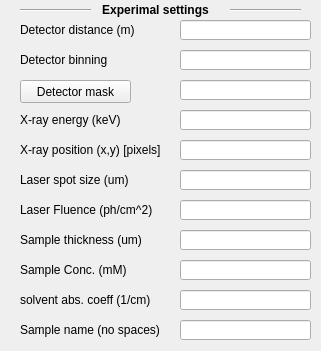
   <widget class="QWidget" name="widget" native="true">
    <property name="geometry">
     <rect>
      <x>-10</x>
      <y>60</y>
      <width>321</width>
      <height>351</height>
     </rect>
    </property>
    <widget class="Line" name="line_2">
     <property name="geometry">
      <rect>
       <x>20</x>
       <y>-5</y>
       <width>71</width>
       <height>31</height>
      </rect>
     </property>
     <property name="orientation">
      <enum>Qt::Horizontal</enum>
     </property>
    </widget>
    <widget class="Line" name="line_3">
     <property name="geometry">
      <rect>
       <x>230</x>
       <y>-5</y>
       <width>71</width>
       <height>31</height>
      </rect>
     </property>
     <property name="orientation">
      <enum>Qt::Horizontal</enum>
     </property>
    </widget>
    <widget class="QLabel" name="label_2">
     <property name="geometry">
      <rect>
       <x>90</x>
       <y>-1</y>
       <width>131</width>
       <height>21</height>
      </rect>
     </property>
     <property name="font">
      <font>
       <weight>75</weight>
       <bold>true</bold>
      </font>
     </property>
     <property name="text">
      <string>Experimal settings</string>
     </property>
     <property name="alignment">
      <set>Qt::AlignCenter</set>
     </property>
    </widget>
    <widget class="QLabel" name="detector_dist">
     <property name="geometry">
      <rect>
       <x>20</x>
       <y>20</y>
       <width>131</width>
       <height>20</height>
      </rect>
     </property>
     <property name="font">
      <font>
       <weight>50</weight>
       <bold>false</bold>
      </font>
     </property>
     <property name="text">
      <string>Detector distance (m)</string>
     </property>
     <property name="alignment">
      <set>Qt::AlignLeading|Qt::AlignLeft|Qt::AlignVCenter</set>
     </property>
    </widget>
    <widget class="QLabel" name="beam_energy">
     <property name="geometry">
      <rect>
       <x>20</x>
       <y>110</y>
       <width>131</width>
       <height>20</height>
      </rect>
     </property>
     <property name="font">
      <font>
       <weight>50</weight>
       <bold>false</bold>
      </font>
     </property>
     <property name="text">
      <string>X-ray energy (keV)</string>
     </property>
     <property name="alignment">
      <set>Qt::AlignLeading|Qt::AlignLeft|Qt::AlignVCenter</set>
     </property>
    </widget>
    <widget class="QLabel" name="laser_spot_size">
     <property name="geometry">
      <rect>
       <x>20</x>
       <y>170</y>
       <width>131</width>
       <height>20</height>
      </rect>
     </property>
     <property name="font">
      <font>
       <weight>50</weight>
       <bold>false</bold>
      </font>
     </property>
     <property name="text">
      <string>Laser spot size (um)</string>
     </property>
     <property name="alignment">
      <set>Qt::AlignLeading|Qt::AlignLeft|Qt::AlignVCenter</set>
     </property>
    </widget>
    <widget class="QLabel" name="beam_pos">
     <property name="geometry">
      <rect>
       <x>20</x>
       <y>140</y>
       <width>161</width>
       <height>20</height>
      </rect>
     </property>
     <property name="font">
      <font>
       <weight>50</weight>
       <bold>false</bold>
      </font>
     </property>
     <property name="text">
      <string>X-ray position (x,y) [pixels]</string>
     </property>
     <property name="alignment">
      <set>Qt::AlignLeading|Qt::AlignLeft|Qt::AlignVCenter</set>
     </property>
    </widget>
    <widget class="QLabel" name="laser_fluence">
     <property name="geometry">
      <rect>
       <x>20</x>
       <y>200</y>
       <width>151</width>
       <height>20</height>
      </rect>
     </property>
     <property name="font">
      <font>
       <weight>50</weight>
       <bold>false</bold>
      </font>
     </property>
     <property name="text">
      <string>Laser Fluence (ph/cm^2)</string>
     </property>
     <property name="alignment">
      <set>Qt::AlignLeading|Qt::AlignLeft|Qt::AlignVCenter</set>
     </property>
    </widget>
    <widget class="QLabel" name="sample_thickness">
     <property name="geometry">
      <rect>
       <x>20</x>
       <y>230</y>
       <width>131</width>
       <height>20</height>
      </rect>
     </property>
     <property name="font">
      <font>
       <weight>50</weight>
       <bold>false</bold>
      </font>
     </property>
     <property name="text">
      <string>Sample thickness (um)</string>
     </property>
     <property name="alignment">
      <set>Qt::AlignLeading|Qt::AlignLeft|Qt::AlignVCenter</set>
     </property>
    </widget>
    <widget class="QLabel" name="solvent_mu">
     <property name="geometry">
      <rect>
       <x>20</x>
       <y>290</y>
       <width>151</width>
       <height>20</height>
      </rect>
     </property>
     <property name="font">
      <font>
       <weight>50</weight>
       <bold>false</bold>
      </font>
     </property>
     <property name="text">
      <string>solvent abs. coeff (1/cm)</string>
     </property>
     <property name="alignment">
      <set>Qt::AlignLeading|Qt::AlignLeft|Qt::AlignVCenter</set>
     </property>
    </widget>
    <widget class="QLabel" name="sample_name">
     <property name="geometry">
      <rect>
       <x>20</x>
       <y>320</y>
       <width>151</width>
       <height>20</height>
      </rect>
     </property>
     <property name="font">
      <font>
       <weight>50</weight>
       <bold>false</bold>
      </font>
     </property>
     <property name="text">
      <string>Sample name (no spaces)</string>
     </property>
     <property name="alignment">
      <set>Qt::AlignLeading|Qt::AlignLeft|Qt::AlignVCenter</set>
     </property>
    </widget>
    <widget class="QLineEdit" name="inp_detector_dist">
     <property name="geometry">
      <rect>
       <x>180</x>
       <y>20</y>
       <width>131</width>
       <height>20</height>
      </rect>
     </property>
    </widget>
    <widget class="QLineEdit" name="inp_energy">
     <property name="geometry">
      <rect>
       <x>180</x>
       <y>110</y>
       <width>131</width>
       <height>20</height>
      </rect>
     </property>
    </widget>
    <widget class="QLineEdit" name="inp_beam_pos">
     <property name="geometry">
      <rect>
       <x>180</x>
       <y>140</y>
       <width>131</width>
       <height>20</height>
      </rect>
     </property>
    </widget>
    <widget class="QLineEdit" name="inp_laser_spot">
     <property name="geometry">
      <rect>
       <x>180</x>
       <y>170</y>
       <width>131</width>
       <height>20</height>
      </rect>
     </property>
    </widget>
    <widget class="QLineEdit" name="int_laser_fluence">
     <property name="geometry">
      <rect>
       <x>180</x>
       <y>200</y>
       <width>131</width>
       <height>20</height>
      </rect>
     </property>
    </widget>
    <widget class="QLineEdit" name="inp_sample_thick">
     <property name="geometry">
      <rect>
       <x>180</x>
       <y>230</y>
       <width>131</width>
       <height>20</height>
      </rect>
     </property>
    </widget>
    <widget class="QLineEdit" name="inp_solvent_abs">
     <property name="geometry">
      <rect>
       <x>180</x>
       <y>290</y>
       <width>131</width>
       <height>20</height>
      </rect>
     </property>
    </widget>
    <widget class="QLineEdit" name="inp_sample_name">
     <property name="geometry">
      <rect>
       <x>180</x>
       <y>320</y>
       <width>131</width>
       <height>20</height>
      </rect>
     </property>
    </widget>
    <widget class="QLineEdit" name="inp_detector_mask">
     <property name="geometry">
      <rect>
       <x>180</x>
       <y>80</y>
       <width>131</width>
       <height>20</height>
      </rect>
     </property>
    </widget>
    <widget class="QPushButton" name="Select_mask">
     <property name="geometry">
      <rect>
       <x>20</x>
       <y>80</y>
       <width>111</width>
       <height>23</height>
      </rect>
     </property>
     <property name="text">
      <string>Detector mask</string>
     </property>
    </widget>
    <widget class="QLabel" name="sample_conc">
     <property name="geometry">
      <rect>
       <x>20</x>
       <y>260</y>
       <width>131</width>
       <height>20</height>
      </rect>
     </property>
     <property name="font">
      <font>
       <weight>50</weight>
       <bold>false</bold>
      </font>
     </property>
     <property name="text">
      <string>Sample Conc. (mM)</string>
     </property>
     <property name="alignment">
      <set>Qt::AlignLeading|Qt::AlignLeft|Qt::AlignVCenter</set>
     </property>
    </widget>
    <widget class="QLineEdit" name="inp_sample_conc">
     <property name="geometry">
      <rect>
       <x>180</x>
       <y>260</y>
       <width>131</width>
       <height>20</height>
      </rect>
     </property>
    </widget>
    <widget class="QLabel" name="detector_binning">
     <property name="geometry">
      <rect>
       <x>20</x>
       <y>50</y>
       <width>131</width>
       <height>20</height>
      </rect>
     </property>
     <property name="font">
      <font>
       <weight>50</weight>
       <bold>false</bold>
      </font>
     </property>
     <property name="text">
      <string>Detector binning</string>
     </property>
     <property name="alignment">
      <set>Qt::AlignLeading|Qt::AlignLeft|Qt::AlignVCenter</set>
     </property>
    </widget>
    <widget class="QLineEdit" name="inp_det_binning">
     <property name="geometry">
      <rect>
       <x>180</x>
       <y>50</y>
       <width>131</width>
       <height>20</height>
      </rect>
     </property>
    </widget>
   </widget>
